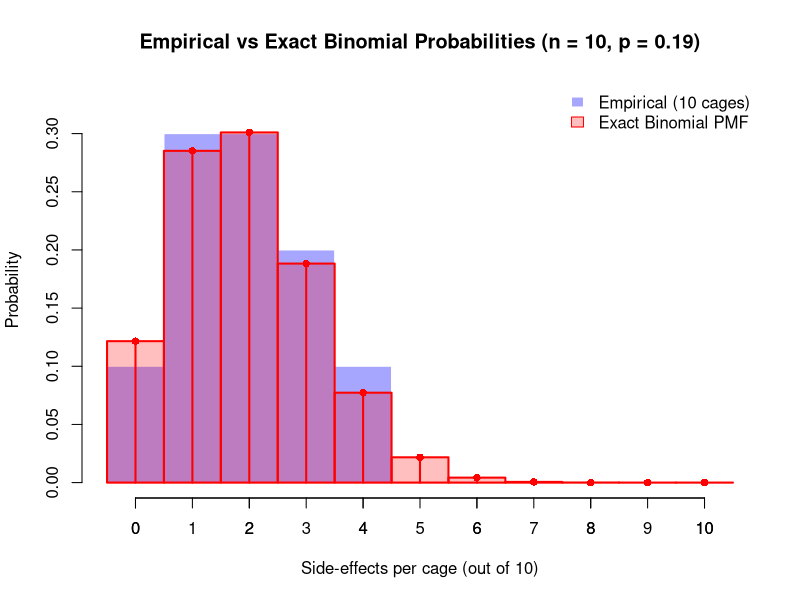

Reproduce this figure in R.
## Data and model
x <- c(0,1,1,1,2,2,2,3,3,4)   # counts per cage
n <- 10                       # rats per cage
p <- 0.19
k <- 0:n
pmf <- dbinom(k, size = n, prob = p)  # exact Binomial probabilities

## Discrete bins centered on integers
brks <- seq(-0.5, n + 0.5, by = 1)

## Precompute for common y-limit on probability scale
h <- hist(x, breaks = brks, right = FALSE, plot = FALSE)
ylim <- c(0, max(h$density, pmf) * 1.1)

## Empirical probabilities (blue)
hist(
  x, breaks = brks, right = FALSE, prob = TRUE,
  col = rgb(0, 0, 1, 0.35), border = "white",
  xlab = "Side-effects per cage (out of 10)",
  ylab = "Probability",
  main = "Empirical vs Exact Binomial Probabilities (n = 10, p = 0.19)",
  ylim = ylim
)
axis(1, at = 0:n)

## Exact probabilities as an overlaid “histogram” (red, robust/exact via dbinom)
rect(
  xleft = k - 0.5, ybottom = 0, xright = k + 0.5, ytop = pmf,
  col = rgb(1, 0, 0, 0.25), border = "red", lwd = 2
)

## Optional: mark the PMF points and vertical sticks for clarity
points(k, pmf, pch = 16, col = "red")
segments(k, 0, k, pmf, col = "red", lwd = 2)

legend(
  "topright",
  legend = c("Empirical (10 cages)", "Exact Binomial PMF"),
  fill = c(rgb(0, 0, 1, 0.35), rgb(1, 0, 0, 0.25)),
  border = c("white", "red"),
  bty = "n"
)

